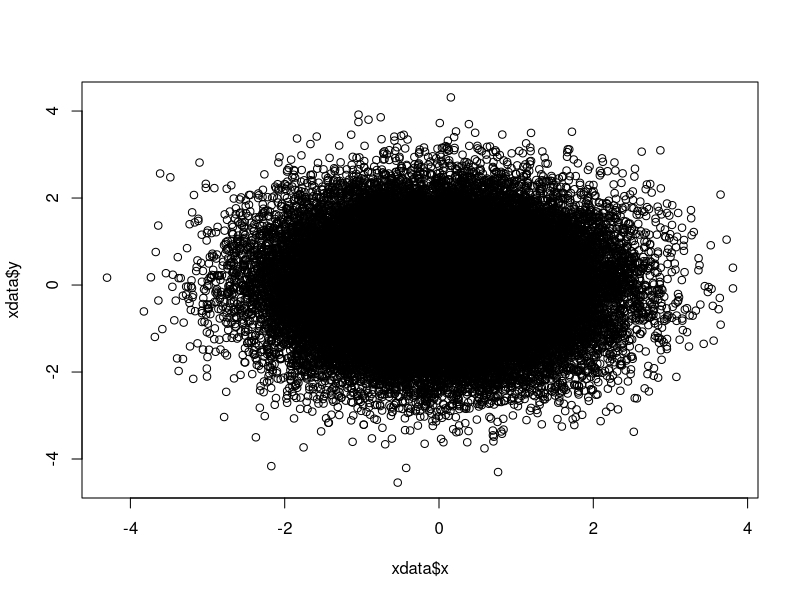

The R source for this figure:
# create a data set
set.seed(1)
xdata <- data.frame(x = rnorm(50000), y = rnorm(50000))

# so this is the figure...
png("lowresfig.png")
plot(xdata$x, xdata$y)
dev.off()

# and let's create a smaller table and export it too
xd <- xdata[1:10, ]
write.table(xd, "datatab.csv", sep = ",", row.names = FALSE, quote = FALSE)

# do some more stuff
apply(xdata, 2, median)
